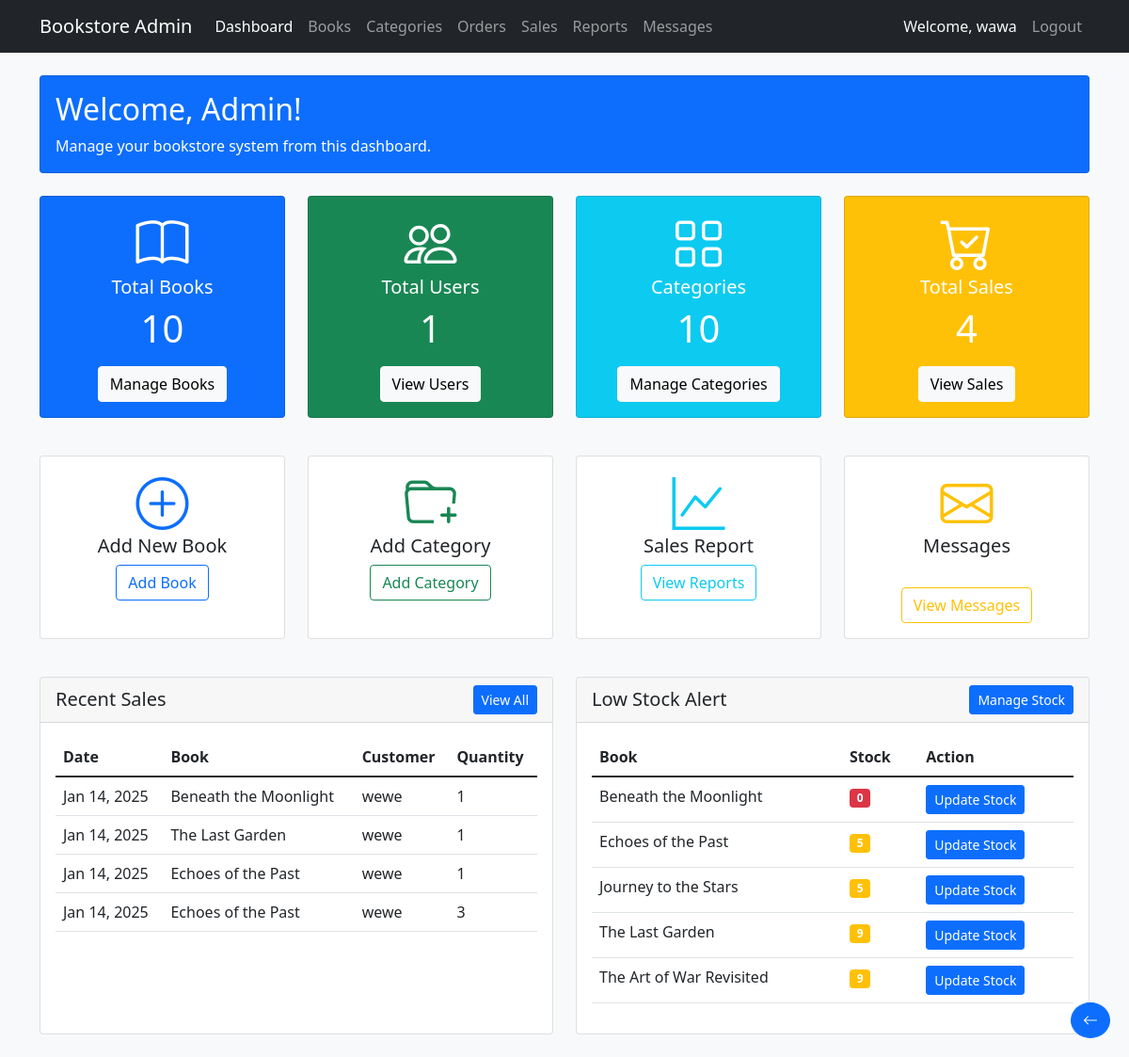
The page /admin/dashboard.php (signed in) on the database its author committed.
### tables this page shows
CREATE TABLE `sales` (
  `sale_id` int(11) NOT NULL,
  `user_id` int(11) NOT NULL,
  `book_id` int(11) NOT NULL,
  `quantity` int(11) NOT NULL,
  `total_price` decimal(10,2) NOT NULL DEFAULT 0.00,
  `sale_date` datetime NOT NULL DEFAULT current_timestamp()
);

CREATE TABLE `books` (
  `book_id` int(11) NOT NULL,
  `category_id` int(11) DEFAULT NULL,
  `title` varchar(255) NOT NULL,
  `author` varchar(255) NOT NULL,
  `description` text DEFAULT NULL,
  `price` decimal(10,2) NOT NULL,
  `stock_quantity` int(11) DEFAULT 0,
  `date_added` timestamp NOT NULL DEFAULT current_timestamp()
);

CREATE TABLE `users` (
  `user_id` int(11) NOT NULL,
  `username` varchar(255) NOT NULL,
  `email` varchar(255) NOT NULL,
  `password` varchar(255) NOT NULL,
  `user_type` varchar(10) DEFAULT NULL,
  `date_created` timestamp NOT NULL DEFAULT current_timestamp()
);

### admin/dashboard.php (the view, shortened to what this page needs)
<?php
require_once '../auth/config.php';
$total_books = $conn->query("SELECT COUNT(*) as count FROM Books")->fetch_assoc()['count'];
$total_users = $conn->query("SELECT COUNT(*) as count FROM Users WHERE user_type = 'user'")->fetch_assoc()['count'];
$total_categories = $conn->query("SELECT COUNT(*) as count FROM Categories")->fetch_assoc()['count'];
$total_sales = $conn->query("SELECT COUNT(*) as count FROM Sales")->fetch_assoc()['count'];
$recent_sales = $conn->query("
    SELECT s.sale_id, s.quantity, s.total_price, s.sale_date, b.title, u.username
    FROM Sales s
    JOIN Books b ON s.book_id = b.book_id
    JOIN Users u ON s.user_id = u.user_id
    ORDER BY s.sale_date DESC
    LIMIT 5
");
$low_stock_books = $conn->query("
    SELECT *
    FROM Books
    WHERE stock_quantity < 10
    ORDER BY stock_quantity ASC
    LIMIT 5
");
?>
<!DOCTYPE html>
<html lang="en">
<head>
    <link href="https://cdn.jsdelivr.net/npm/bootstrap@5.1.3/dist/css/bootstrap.min.css" rel="stylesheet">
    <link href="https://cdn.jsdelivr.net/npm/bootstrap-icons@1.7.2/font/bootstrap-icons.css" rel="stylesheet">
</head>
<body class="bg-light">
    <?php include 'admin_navbar.php'; ?>
    <div class="container mt-4">
        <div class="row mb-4">
            <div class="col">
                <div class="card bg-primary text-white">
                    <div class="card-body">
                        <h2 class="card-title">Welcome, Admin!</h2>
                        <p class="card-text">Manage your bookstore system from this dashboard.</p>
                    </div>
                </div>
            </div>
        </div>
        <div class="row mb-4">
            <div class="col-md-3 mb-3">
                <div class="card feature-card text-white bg-primary h-100">
                    <div class="card-body text-center">
                        <i class="bi bi-book display-4 mb-2"></i>
                        <h5 class="card-title">Total Books</h5>
                        <p class="card-text display-6"><?php echo $total_books; ?></p>
                        <a href="manage_books.php" class="btn btn-light">Manage Books</a>
                    </div>
                </div>
            </div>
            <div class="col-md-3 mb-3">
                <div class="card feature-card text-white bg-success h-100">
                    <div class="card-body text-center">
                        <i class="bi bi-people display-4 mb-2"></i>
                        <h5 class="card-title">Total Users</h5>
                        <p class="card-text display-6"><?php echo $total_users; ?></p>
                        <a href="#" class="btn btn-light">View Users</a>
                    </div>
                </div>
            </div>
            <div class="col-md-3 mb-3">
                <div class="card feature-card text-white bg-info h-100">
                    <div class="card-body text-center">
                        <i class="bi bi-grid display-4 mb-2"></i>
                        <h5 class="card-title">Categories</h5>
                        <p class="card-text display-6"><?php echo $total_categories; ?></p>
                        <a href="manage_categories.php" class="btn btn-light">Manage Categories</a>
                    </div>
                </div>
            </div>
            <div class="col-md-3 mb-3">
                <div class="card feature-card text-white bg-warning h-100">
                    <div class="card-body text-center">
                        <i class="bi bi-cart-check display-4 mb-2"></i>
                        <h5 class="card-title">Total Sales</h5>
                        <p class="card-text display-6"><?php echo $total_sales; ?></p>
                        <a href="manage_sales.php" class="btn btn-light">View Sales</a>
                    </div>
                </div>
            </div>
        </div>
        <div class="row mb-4">
            <div class="col-md-3 mb-3">
                <div class="card feature-card h-100">
                    <div class="card-body text-center">
                        <i class="bi bi-plus-circle display-4 text-primary mb-3"></i>
                        <h5 class="card-title">Add New Book</h5>
                        <a href="manage_books.php" class="btn btn-outline-primary">Add Book</a>
                    </div>
                </div>
            </div>
            <div class="col-md-3 mb-3">
                <div class="card feature-card h-100">
                    <div class="card-body text-center">
                        <i class="bi bi-folder-plus display-4 text-success mb-3"></i>
                        <h5 class="card-title">Add Category</h5>
                        <a href="manage_categories.php" class="btn btn-outline-success">Add Category</a>
                    </div>
                </div>
            </div>
            <div class="col-md-3 mb-3">
                <div class="card feature-card h-100">
                    <div class="card-body text-center">
                        <i class="bi bi-graph-up display-4 text-info mb-3"></i>
                        <h5 class="card-title">Sales Report</h5>
                        <a href="sales_reports.php" class="btn btn-outline-info">View Reports</a>
                    </div>
                </div>
            </div>
            <div class="col-md-3 mb-3">
                <div class="card feature-card h-100">
                    <div class="card-body text-center">
                        <i class="bi bi-envelope display-4 text-warning mb-3"></i>
                        <h5 class="card-title">Messages</h5>
                        <br>
                        <a href="messages.php" class="btn btn-outline-warning">View Messages</a>
                    </div>
                </div>
            </div>
        </div>
        <div class="row">
            <div class="col-md-6 mb-4">
                <div class="card h-100">
                    <div class="card-header d-flex justify-content-between align-items-center">
                        <h5 class="mb-0">Recent Sales</h5>
                        <a href="manage_sales.php" class="btn btn-sm btn-primary">View All</a>
                    </div>
                    <div class="card-body">
                        <div class="table-responsive">
                            <table class="table table-hover">
                                <thead>
                                    <tr>
                                        <th>Date</th>
                                        <th>Book</th>
                                        <th>Customer</th>
                                        <th>Quantity</th>
                                    </tr>
                                </thead>
                                <tbody>
                                    <?php while ($sale = $recent_sales->fetch_assoc()): ?>
                                    <tr>
                                        <td><?php echo date('M d, Y', strtotime($sale['sale_date'])); ?></td>
                                        <td><?php echo htmlspecialchars($sale['title']); ?></td>
                                        <td><?php echo htmlspecialchars($sale['username']); ?></td>
                                        <td><?php echo $sale['quantity']; ?></td>
                                    </tr>
                                    <?php endwhile; ?>
                                </tbody>
                            </table>
                        </div>
                    </div>
                </div>
            </div>
            <div class="col-md-6 mb-4">
                <div class="card h-100">
                    <div class="card-header d-flex justify-content-between align-items-center">
                        <h5 class="mb-0">Low Stock Alert</h5>
                        <a href="manage_books.php" class="btn btn-sm btn-primary">Manage Stock</a>
                    </div>
                    <div class="card-body">
                        <div class="table-responsive">
                            <table class="table table-hover">
                                <thead>
                                    <tr>
                                        <th>Book</th>
                                        <th>Stock</th>
                                        <th>Action</th>
                                    </tr>
                                </thead>
                                <tbody>
                                    <?php while ($book = $low_stock_books->fetch_assoc()): ?>
                                    <tr>
                                        <td><?php echo htmlspecialchars($book['title']); ?></td>
                                        <td>
                                            <span class="badge bg-<?php echo $book['stock_quantity'] == 0 ? 'danger' : 'warning'; ?>">
                                                <?php echo $book['stock_quantity']; ?>
                                            </span>
                                        </td>
                                        <td>
                                            <a href="manage_books.php" class="btn btn-sm btn-primary">Update Stock</a>
                                        </td>
                                    </tr>
                                    <?php endwhile; ?>
                                </tbody>
                            </table>
                        </div>
                    </div>
                </div>
            </div>
        </div>
        <a href="javascript:history.back()" class="btn btn-primary rounded-circle back-button">
            <i class="bi bi-arrow-left"></i>
        </a>
    </div>
</body>
</html>

### admin/dashboard.php (style rules this page uses)
.feature-card { transition: transform 0.2s; }
.back-button { position: fixed; bottom: 20px; right: 20px; z-index: 1000; }

### rows shown on the page
sales: sale_date "Jan 14, 2025", book.title "Beneath the Moonlight", user.username "wewe", quantity "1"
sales: sale_date "Jan 14, 2025", book.title "The Last Garden", user.username "wewe", quantity "1"
sales: sale_date "Jan 14, 2025", book.title "Echoes of the Past", user.username "wewe", quantity "1"
sales: sale_date "Jan 14, 2025", book.title "Echoes of the Past", user.username "wewe", quantity "3"
books: title "Beneath the Moonlight", stock_quantity "0"
books: title "Echoes of the Past", stock_quantity "5"
books: title "Journey to the Stars", stock_quantity "5"
books: title "The Last Garden", stock_quantity "9"
books: title "The Art of War Revisited", stock_quantity "9"

### other values the page prints
$_SESSION['username'] "wawa"
$total_books "10"
$total_users "1"
$total_categories "10"
$total_sales "4"
